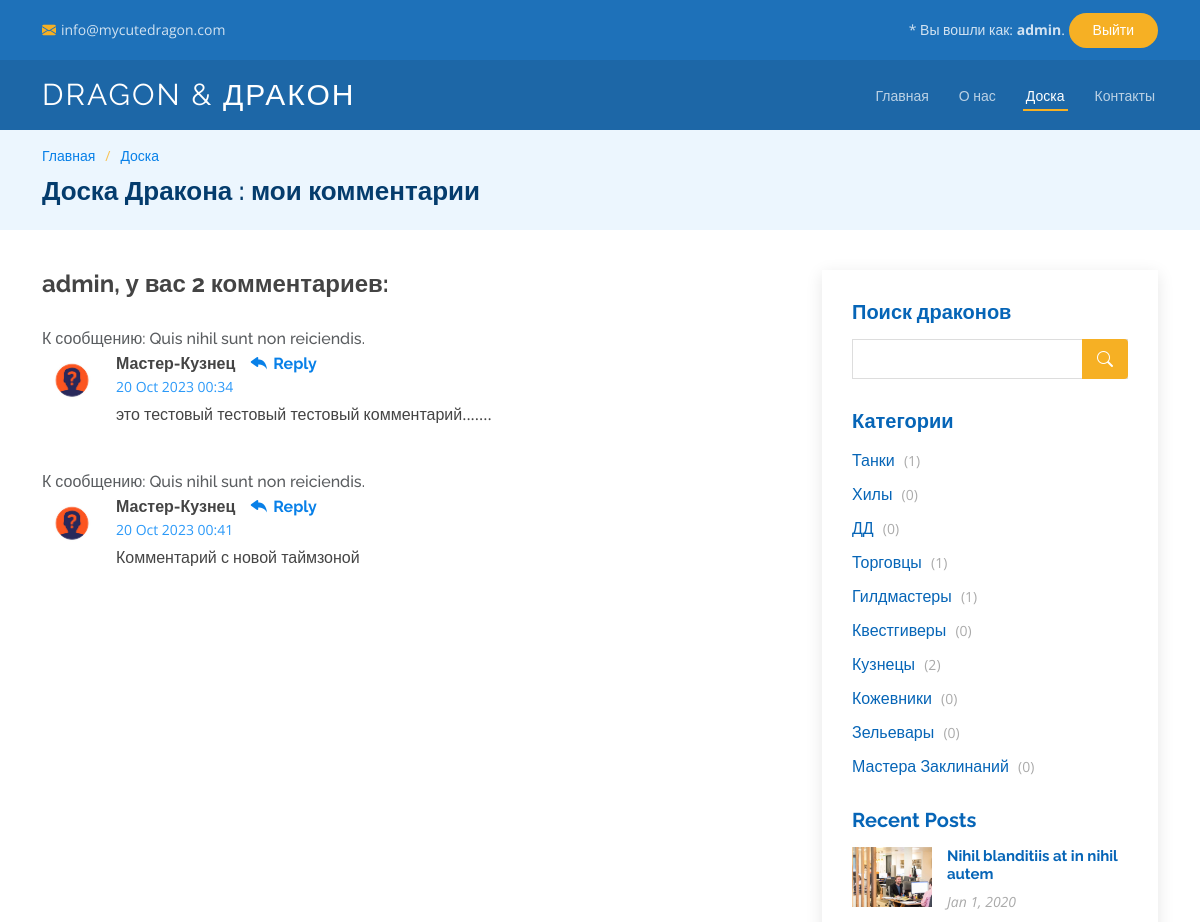
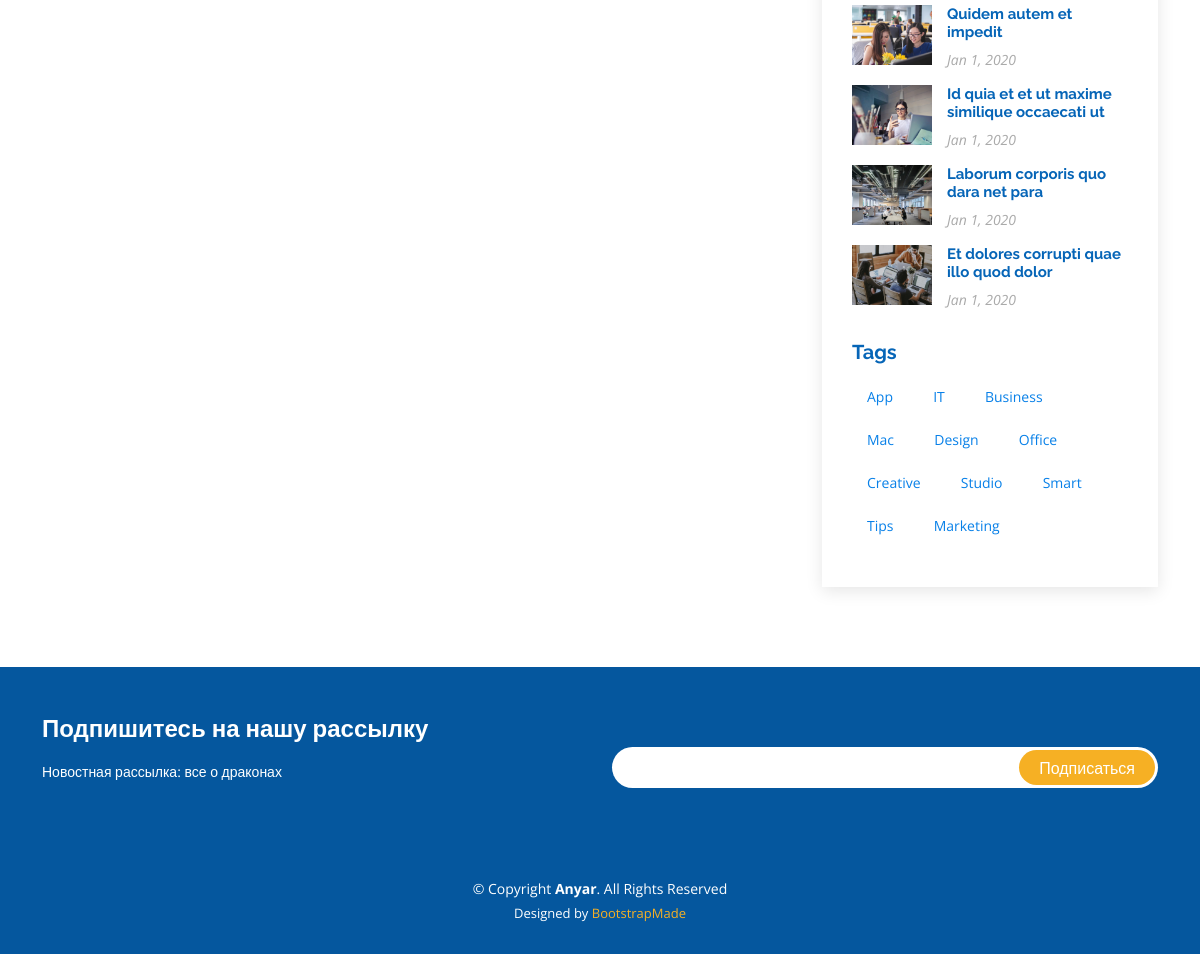
Page /messages/my_comments (signed in) on the committed database (2 pictures, top to bottom).
### bb/models.py (models this page shows, shortened)
class Comment(models.Model):
    toPost = models.ForeignKey(Post, on_delete = models.CASCADE)
    fromUser = models.ForeignKey(User, on_delete = models.CASCADE)
    cTime = models.DateTimeField(auto_now_add = True)
    cbody = models.TextField(default = 'Комментарий')
    status = models.IntegerField(default = 0)
    def preview(self, count=124):
        if (len(self.cbody) <= count):
            return self.cbody
        else:
            return self.cbody[:count-3]+'...'
    def __str__(self):
        return self.preview(40)

class Post(models.Model):
    author = models.ForeignKey(User, on_delete = models.CASCADE)
    cTime = models.DateTimeField(default=timezone.now)
    category = models.ManyToManyField(Category, through = 'PostCategory')
    title = models.CharField(max_length = 255, default = 'Заголовок')
    body = models.TextField(default = 'Здесь должен быть текст')
    mainPic = models.ImageField(upload_to='user_images')
    postRate = models.IntegerField(default = 0)

class Category(models.Model):
    name = models.CharField(max_length = 255, unique = True)

### bb/views.py (the view, shortened to what this page needs)
# urls.py: path('my_comments', CommentList.as_view(), name='comments'),
class CommentList(ListView):
    context_object_name = 'comments'
    template_name = 'messages/comments.html'
    def get_queryset(self):
        self.posts = Comment.objects.filter(toPost__author=self.request.user)
        print(self.posts)
        return self.posts
    def get_context_data(self, **kwargs: Any) -> Dict[str, Any]:
        context =  super().get_context_data(**kwargs)
        context['categories'] = Category.objects.annotate(num_posts=Count('post'))
        return context

### templates/messages/comments.html (shortened to what this page needs)
{% extends 'layout/bb.html' %}
{% load static %}
{% block name %}
Доска Дракона : мои комментарии
{% endblock name %}
{% block content %}
<div class="blog-comments">
    <h4 id="comments" class="comments-count">{{ user.username }}, у вас {{ comments.count }} комментариев:</h4>
    {% for comment in comments %}
        <div  class="comment">
        <div class="comment-title">
            <h5 class="text-muted"> К сообщению:  {{ comment.toPost.title }}</h5>
        </div>
        <div class="d-flex">
            <div class="comment-img"><img src="{% static 'assets/images/unknown_user.jpg' %}" alt=""></div>
            <div>
            <h5><a href="">{{comment.fromUser.username}}</a> <a href="reply/{{ comment.pk }}" class="reply"><i class="bi bi-reply-fill"></i> Reply</a></h5>
            <time datetime="{{ message.cTime|date:'Y-m-d' }}">
                {{ comment.cTime|date:'d M Y H:i' }}</time>
            <p>
                {{comment.cbody}}
            </p>
            </div>
        </div>
        </div>
    {% endfor %}
</div>
{% endblock content %}

### templates/layout/bb.html (shortened to what this page needs)
<!DOCTYPE html>
<html lang="en">
<head>
  {% load static %}
  <link href="{% static 'assets/vendor/animate.css/animate.min.css' %}" rel="stylesheet">
  <link href="{% static 'assets/vendor/aos/aos.css' %}" rel="stylesheet">
  <link href="{% static 'assets/vendor/bootstrap/css/bootstrap.min.css' %}" rel="stylesheet">
  <link href="{% static 'assets/vendor/bootstrap-icons/bootstrap-icons.css' %}" rel="stylesheet">
  <link href="{% static 'assets/vendor/boxicons/css/boxicons.min.css' %}" rel="stylesheet">
  <link href="{% static 'assets/vendor/glightbox/css/glightbox.min.css' %}" rel="stylesheet">
  <link href="{% static 'assets/vendor/remixicon/remixicon.css' %}" rel="stylesheet">
  <link href="{% static 'assets/vendor/swiper/swiper-bundle.min.css' %}" rel="stylesheet">
  <link href="{% static 'assets/css/style.css' %}" rel="stylesheet">
</head>
<body>
  <div id="topbar" class="fixed-top d-flex align-items-center topbar-inner-pages">
    <div class="container d-flex align-items-center justify-content-center justify-content-md-between">
      <div class="contact-info d-flex align-items-center">
        <i class="bi bi-envelope-fill"></i><a href="mailto:contact@example.com">info@mycutedragon.com</a>
      </div>
      <div class="cta d-none d-md-block">
        {% if request.user.is_authenticated %}
          * Вы вошли как:
          <strong>{{ request.user.username }}</strong>.
          <a href="/accounts/logout/" class="scrollto"> Выйти</a>
        {% else %}
          Войдите в аккаунт:
          <a href="/accounts/login/" class="scrollto"> Войти</a>
        {% endif %}
      </div>
    </div>
  </div>
  <header id="header" class="fixed-top d-flex align-items-center header-inner-pages">
    <div class="container d-flex align-items-center justify-content-between">
      <h1 class="logo"><a href="index.html">Dragon & Дракон</a></h1>
      <nav id="navbar" class="navbar">
        <ul>
          <li><a class="nav-link scrollto " href="#hero">Главная</a></li>
          <li><a class="nav-link scrollto" href="#about">О нас</a></li>
          <li><a class="active" href="/messages/">Доска</a></li>
          <li><a class="nav-link scrollto" href="#contact">Контакты</a></li>
        </ul>
      </nav>
    </div>
  </header>
  <main id="main">
    <section id="breadcrumbs" class="breadcrumbs">
      <div class="container">
        <div class="row">
          <div class="col-lg-8">
            <ol>
              <li><a href="/messages/">Главная</a></li>
              <li><a href="/messages/">Доска</a></li>
            </ol>
            <h2>{% block name %}{% endblock name %}</h2>
          </div>
          <div class="col-lg-4">
          </div>
        </div>
      </div>
    </section>
    <section id="blog" class="blog">
      <div class="container" >
        <div class="row">
          <div class="col-lg-8 entries">
            {% block content %}
            {% endblock content %}
          </div>
          <div class="col-lg-4">
            <div class="sidebar">
              <h3 class="sidebar-title">Поиск драконов</h3>
              <div class="sidebar-item search-form">
                <form action="">
                  <input type="text">
                  <button type="submit"><i class="bi bi-search"></i></button>
                </form>
              </div>
              <h3 class="sidebar-title">Категории</h3>
              <div class="sidebar-item categories">
                <ul>
                {% for cat in categories %}
                  <li><a href="#"> {{ cat.name }} <span>({{ cat.num_posts }})</span></a></li>
                {% endfor %}
                </ul>
              </div>
              <h3 class="sidebar-title">Recent Posts</h3>
              <div class="sidebar-item recent-posts">
                <div class="post-item clearfix">
                  <img src="assets/img/blog/blog-recent-1.jpg" alt="">
                  <h4><a href="blog-single.html">Nihil blanditiis at in nihil autem</a></h4>
                  <time datetime="2020-01-01">Jan 1, 2020</time>
                </div>
                <div class="post-item clearfix">
                  <img src="assets/img/blog/blog-recent-2.jpg" alt="">
                  <h4><a href="blog-single.html">Quidem autem et impedit</a></h4>
                  <time datetime="2020-01-01">Jan 1, 2020</time>
                </div>
                <div class="post-item clearfix">
                  <img src="assets/img/blog/blog-recent-3.jpg" alt="">
                  <h4><a href="blog-single.html">Id quia et et ut maxime similique occaecati ut</a></h4>
                  <time datetime="2020-01-01">Jan 1, 2020</time>
                </div>
                <div class="post-item clearfix">
                  <img src="assets/img/blog/blog-recent-4.jpg" alt="">
                  <h4><a href="blog-single.html">Laborum corporis quo dara net para</a></h4>
                  <time datetime="2020-01-01">Jan 1, 2020</time>
                </div>
                <div class="post-item clearfix">
                  <img src="assets/img/blog/blog-recent-5.jpg" alt="">
                  <h4><a href="blog-single.html">Et dolores corrupti quae illo quod dolor</a></h4>
                  <time datetime="2020-01-01">Jan 1, 2020</time>
                </div>
              </div>
              <h3 class="sidebar-title">Tags</h3>
              <div class="sidebar-item tags">
                <ul>
                  <li><a href="#">App</a></li>
                  <li><a href="#">IT</a></li>
                  <li><a href="#">Business</a></li>
                  <li><a href="#">Mac</a></li>
                  <li><a href="#">Design</a></li>
                  <li><a href="#">Office</a></li>
                  <li><a href="#">Creative</a></li>
                  <li><a href="#">Studio</a></li>
                  <li><a href="#">Smart</a></li>
                  <li><a href="#">Tips</a></li>
                  <li><a href="#">Marketing</a></li>
                </ul>
              </div>
            </div>
          </div>
        </div>
      </div>
    </section>
  </main>
  <footer id="footer">
    <div class="footer-newsletter">
      <div class="container">
        <div class="row">
          <div class="col-lg-6">
            <h4>Подпишитесь на нашу рассылку</h4>
            <p>Новостная рассылка: все о драконах</p>
          </div>
          <div class="col-lg-6">
            <form action="" method="post">
              <input type="email" name="email"><input type="submit" value="Подписаться">
            </form>
          </div>
        </div>
      </div>
    </div>
    <div class="container">
      <div class="copyright">
        &copy; Copyright <strong><span>Anyar</span></strong>. All Rights Reserved
      </div>
      <div class="credits">
        Designed by <a href="https://bootstrapmade.com/">BootstrapMade</a>
      </div>
    </div>
  </footer>
</body>
</html>

### rows in the picture
Comment: toPost "Quis nihil sunt non reiciendis.", fromUser.username "Мастер-Кузнец", cTime "20 Oct 2023 00:34", cbody "это тестовый тестовый тестовый комментарий......."
Comment: toPost "Quis nihil sunt non reiciendis.", fromUser.username "Мастер-Кузнец", cTime "20 Oct 2023 00:41", cbody "Комментарий с новой таймзоной"
Category: name "Танки", num_posts "1"
Category: name "Хилы", num_posts "0"
Category: name "ДД", num_posts "0"
Category: name "Торговцы", num_posts "1"
Category: name "Гилдмастеры", num_posts "1"
Category: name "Квестгиверы", num_posts "0"
Category: name "Кузнецы", num_posts "2"
Category: name "Кожевники", num_posts "0"
Category: name "Зельевары", num_posts "0"
Category: name "Мастера Заклинаний", num_posts "0"

### other values in the picture
{{ request.user.username }} "admin"
{{ user.username }} "admin"
{{ comments.count }} "2"
